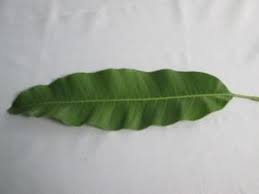
#> input picture test_img.jpg, 259 x 194 px
$ python imgPprocessing.py
#> lines starting #> are read from the running program, lines starting #| are printed output that depends on the picture
import cv2
import numpy as nm

#membaca img dan di convert menjadi warna grayscale
img=cv2.imread('test_img.jpg')
#> img is the input picture: shape (194, 259, 3); mean B, G, R 161.1, 169.9, 164.4
grayScaleImg=cv2.cvtColor(img,cv2.IMREAD_GRAYSCALE)


ret, bw_img = cv2.threshold(grayScaleImg,127,255,cv2.THRESH_BINARY)
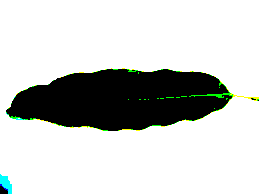
#> bw_img: shape (194, 259, 4); mean B, G, R, A 201.2, 203.4, 201.2, 255
cv2.imshow("Binary Image",bw_img)

cv2.waitKey(0)
cv2.destroyAllWindows()
